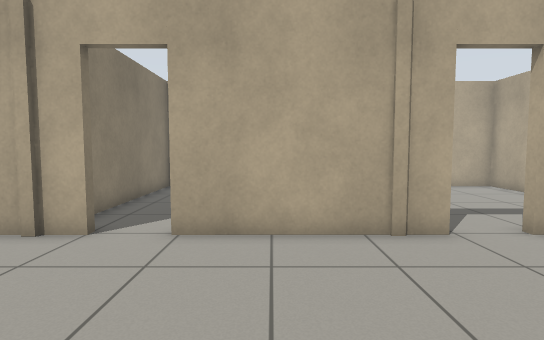
view 1 (above)

24 first-person views from a walk through a Gazebo world. The camera is 0.94 m above the floor, tilts 4° down and sees 80° across. The floor is counted in squares, 0.5 m on a side. Each view is taken from the middle of a square. On the plan, view 1 faces up. The plan holds only what a view shows up to about 17 squares ahead; the rest is blank.

view 2
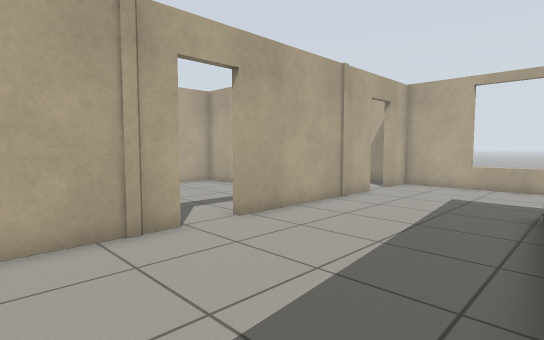

view 3
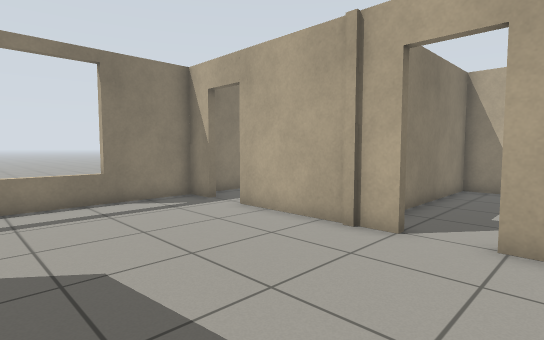

view 4
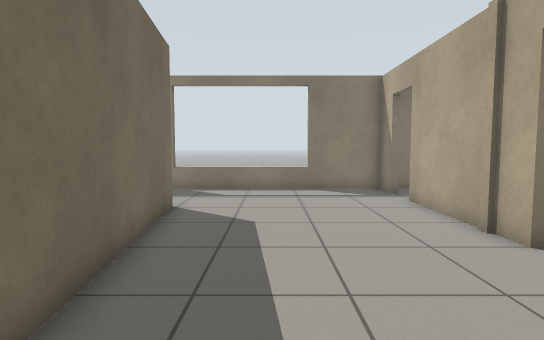

view 5
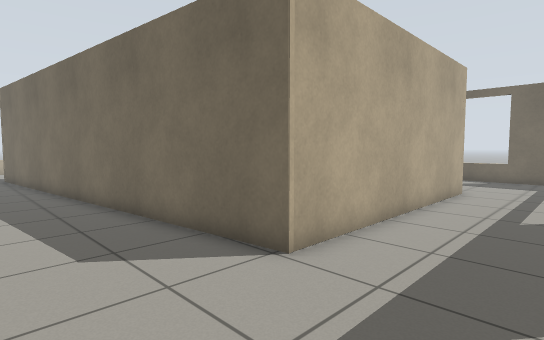

view 6
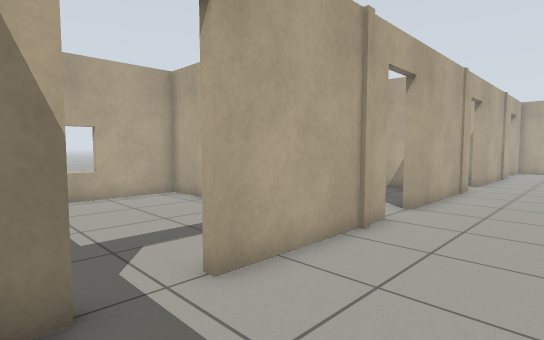

view 7
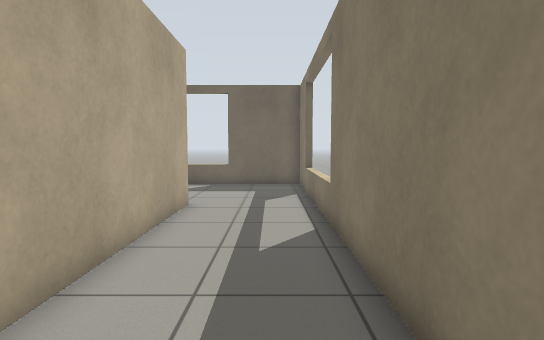

view 8
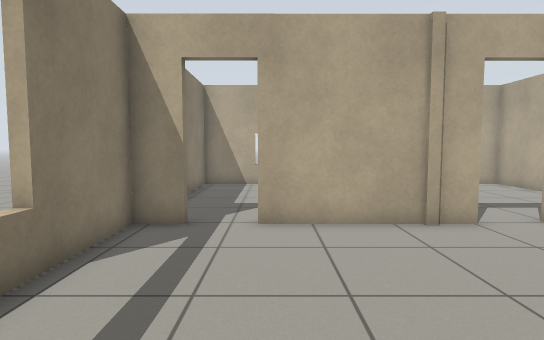

view 9
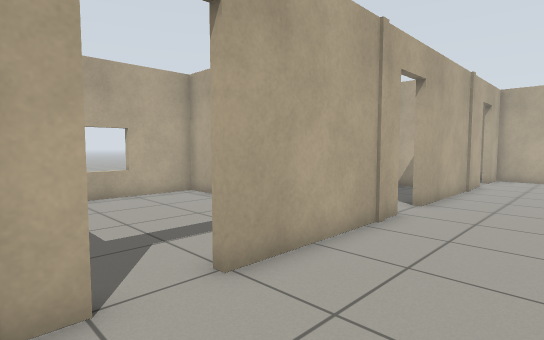

view 10
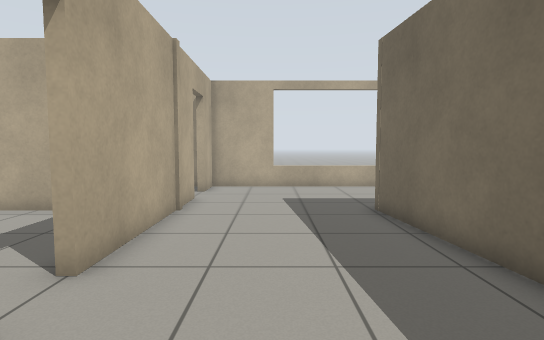

view 11
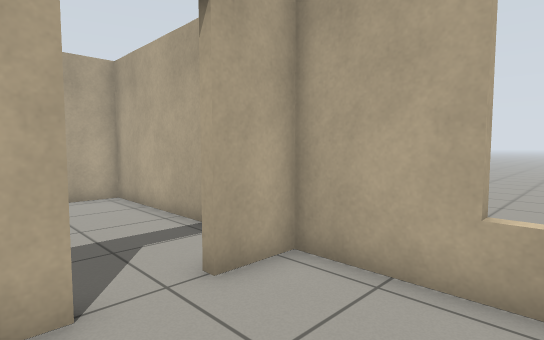

view 12
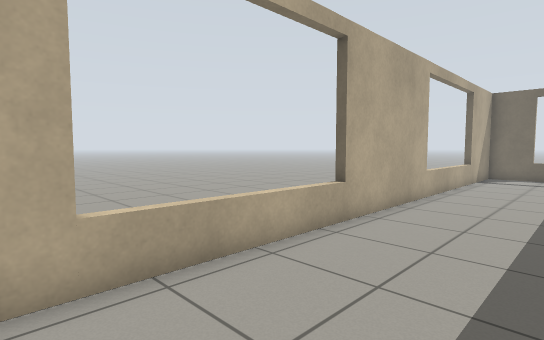

view 13
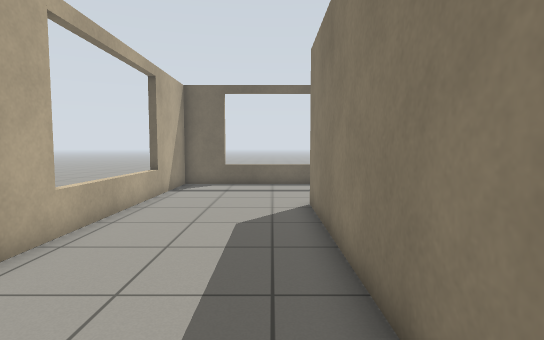

view 14
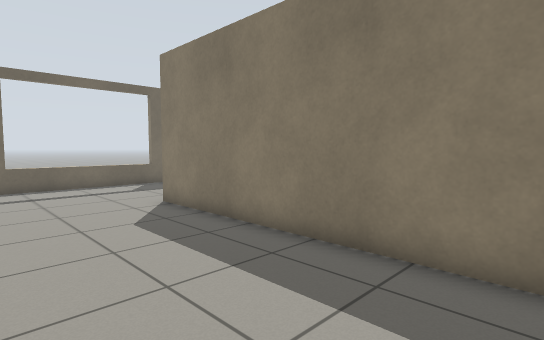

view 15
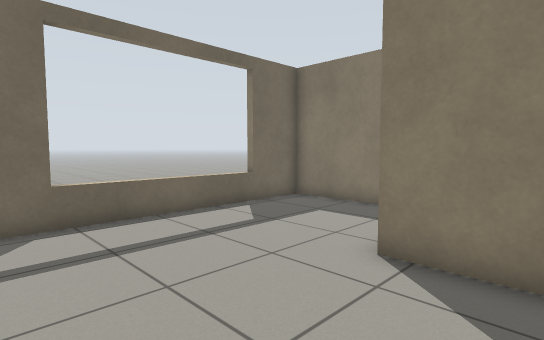

view 16
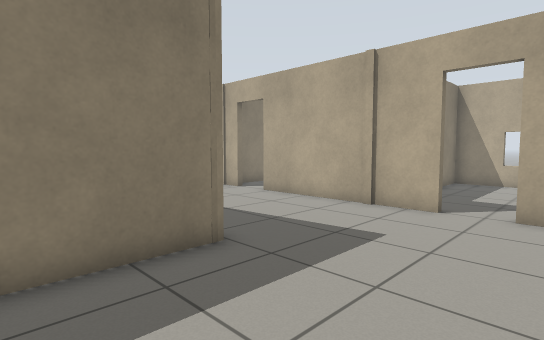

view 17
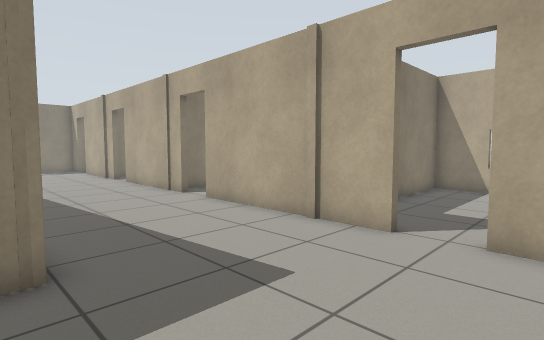

view 18
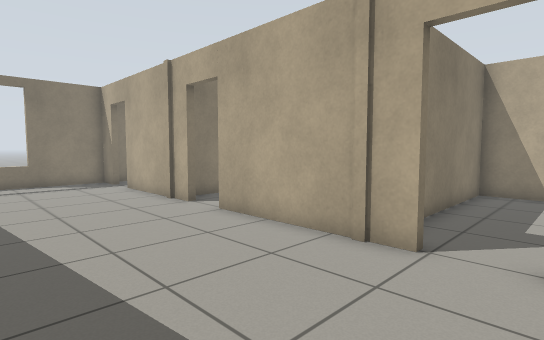

view 19
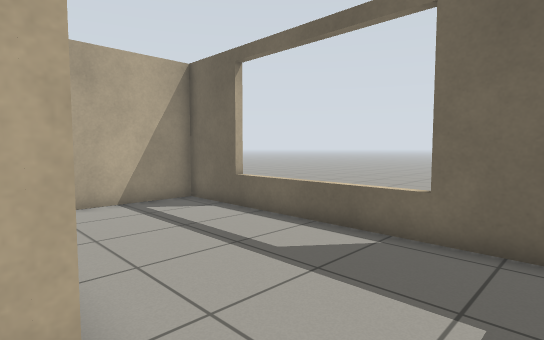

view 20
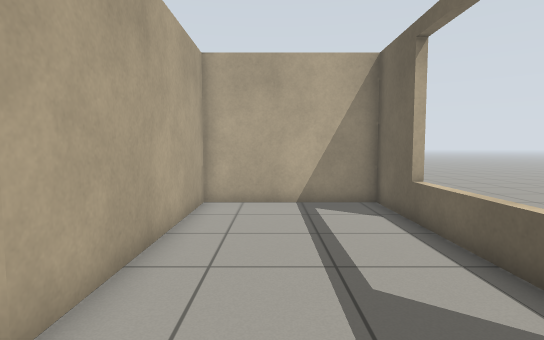

view 21
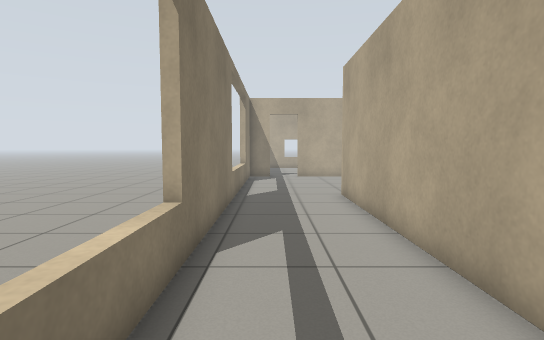

view 22
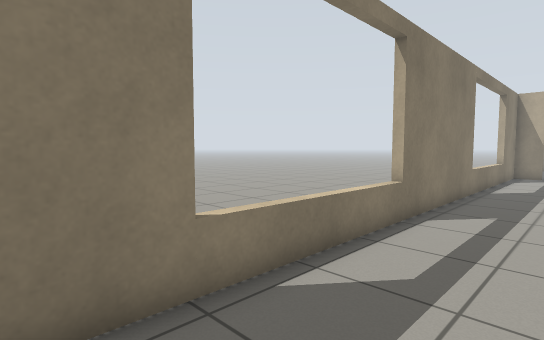

view 23
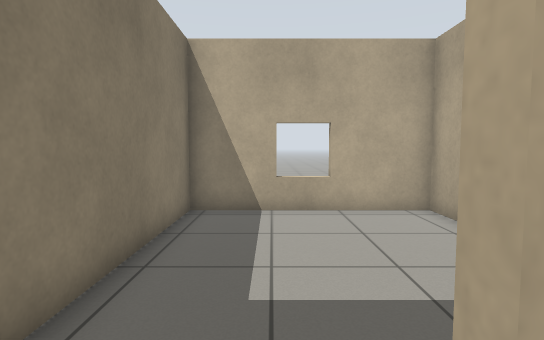

view 24
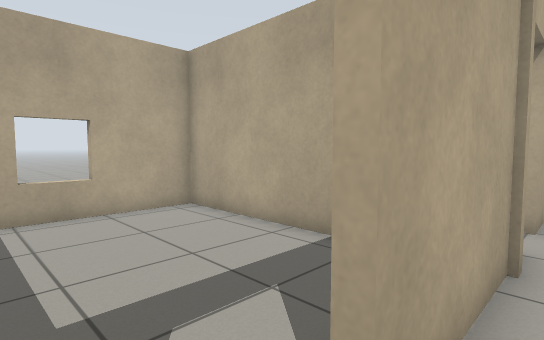

### Floor plan
Ten units are one square. View 1 is at (0, 0); x grows to the right and y downward. Boxes are objects, and circles mark ways between rooms. Rooms are numbered by the first view taken in them; rooms with no view inside come last. Other rooms are left out.
<svg viewBox="-129 -161 299 342">
<path fill="none" stroke="#000" d="M38 -69 -22 -68M-40 -68 -93 -68M-111 -68 -124 -68 -124 176 0 176 0 117 -82 117 -82 12 107 -9 107 117M129 -69 56 -69M60 139 60 176 165 176 165 -69 147 -69M-53 -99 -53 -156 -124 -156 -124 -76M25 -126 25 -156 -16 -156M-36 -156 -50 -156 -50 -78M25 -90 25 -100M49 -156 28 -156 28 -76M105 -90 105 -156 86 -156M165 -99 165 -156 107 -156 107 -118"/>
<circle cx="-105" cy="-70" r="3" fill="#2a7"/>
<circle cx="-35" cy="-70" r="3" fill="#2a7"/>
<circle cx="45" cy="-70" r="3" fill="#2a7"/>
<circle cx="135" cy="-70" r="3" fill="#2a7"/>
<text x="0" y="0">1</text>
<text x="-90" y="-120">2</text>
<text x="-10" y="-120">3</text>
<text x="70" y="-120">4</text>
<text x="140" y="-120">5</text>
</svg>
Room 1 opens to room 2. Room 1 opens to room 3. Room 1 opens to room 4. Room 1 opens to room 5.

Where each view was taken, in squares from view 1:
view 1: 0 up, 0 right, facing up
view 2: 0 up, 0 right, facing up-right
view 3: 0 up, 1 left, facing up-left
view 4: 2 up, 2 right, facing left
view 5: 3 up, 12 left, facing down-right
view 6: 3 up, 12 left, facing up-right
view 7: 1 down, 11 left, facing down
view 8: 1 down, 9 left, facing up
view 9: 3 up, 5 left, facing up-right
view 10: 4 up, 1 right, facing right
view 11: 3 up, 12 right, facing up-right
view 12: 5 up, 12 right, facing down-right
view 13: 1 down, 12 right, facing down
view 14: 1 down, 16 right, facing down-left
view 15: 9 down, 16 right, facing down-left
view 16: 3 down, 16 right, facing up-left
view 17: 0 up, 16 right, facing up-left
view 18: 1 up, 6 right, facing up-left
view 19: 11 down, 11 left, facing down-right
view 20: 14 down, 11 left, facing right
view 21: 14 down, 11 left, facing up
view 22: 17 down, 9 left, facing up-left
view 23: 6 up, 10 left, facing up
view 24: 6 up, 11 left, facing up-right
